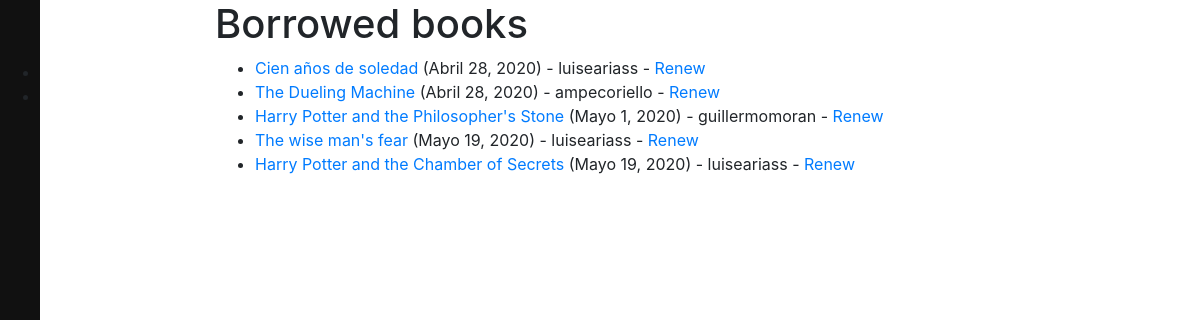
Page /catalog/borrowed/ (signed in) on the committed database.
### catalog/models.py (models this page shows, shortened)
class BookInstance(models.Model):
    id = models.UUIDField(primary_key=True, default=uuid.uuid4, help_text='Unique ID for this particular book across whole library')
    book = models.ForeignKey('Book', on_delete=models.SET_NULL, null=True)
    imprint = models.CharField(max_length=200)
    due_back = models.DateField(null=True, blank=True)
    borrower = models.ForeignKey(User, on_delete=models.SET_NULL, null=True, blank=True)
    @property
    def is_overdue(self):
        if self.due_back and date.today() > self.due_back:
            return True
        return False
    LOAN_STATUS = (
        ('m', 'Maintenance'),
        ('o', 'On loan'),
        ('a', 'Available'),
        ('r', 'Reserved'),
    )
    status = models.CharField(
        max_length=1,
        choices=LOAN_STATUS,
        blank=True,
        default='m',
        help_text='Book availability',
    )
    class Meta:
        ordering = ['due_back']
        permissions = (("can_mark_returned", "Set book as returned"),)

class Book(models.Model):
    title = models.CharField(max_length=200)
    author = models.ForeignKey(Author, on_delete=models.SET_NULL, null=True)
    summary = models.TextField(max_length=1000, help_text='Enter a brief description of the book')
    isbn = models.CharField('ISBN', max_length=13, help_text='13 Character <a href="https://www.isbn-international.org/content/what-isbn">ISBN number</a>')
    genre = models.ManyToManyField(Genre, help_text='Select a genre for this book')
    class Meta:
        ordering = ['title']
        permissions = (("can_modify_book", "Add, Modify and Delete book"),)
    def display_genre(self):
        return ', '.join(genre.name for genre in self.genre.all()[:3])
    display_genre.short_description = 'Genre'

### catalog/views.py (the view)
# urls.py: path('borrowed/', views.LoanedBooksListView.as_view(), name='all-borrowed'),
class LoanedBooksListView(PermissionRequiredMixin,generic.ListView):
    permission_required = 'catalog.can_mark_returned'
    model = BookInstance
    template_name ='catalog/bookinstance_list_borrowed.html'
    paginate_by = 5
    def get_queryset(self):
        return BookInstance.objects.filter(status__exact='o').order_by('due_back')

### template/catalog/bookinstance_list_borrowed.html
{% extends "base_generic.html" %}
{% block content %}
    <h1>Borrowed books</h1>
    {% if bookinstance_list %}
    <ul>
      {% for bookinst in bookinstance_list %}
      <li class="{% if bookinst.is_overdue %}text-danger{% endif %}">
        <a href="{% url 'book-detail' bookinst.book.pk %}">{{bookinst.book.title}}</a> ({{ bookinst.due_back }}) - {{bookinst.borrower}} - <a href="{% url 'renew-book-librarian' bookinst.id%}">Renew</a>
      </li>
      {% endfor %}
    </ul>
    {% else %}
      <p>There are no books borrowed.</p>
    {% endif %}
{% endblock %}

### rows in the picture
BookInstance: book "Cien años de soledad", due_back "Abril 28, 2020", borrower "luiseariass"
BookInstance: book "The Dueling Machine", due_back "Abril 28, 2020", borrower "ampecoriello"
BookInstance: book "Harry Potter and the Philosopher's Stone", due_back "Mayo 1, 2020", borrower "guillermomoran"
BookInstance: book "The wise man's fear", due_back "Mayo 19, 2020", borrower "luiseariass"
BookInstance: book "Harry Potter and the Chamber of Secrets", due_back "Mayo 19, 2020", borrower "luiseariass"
